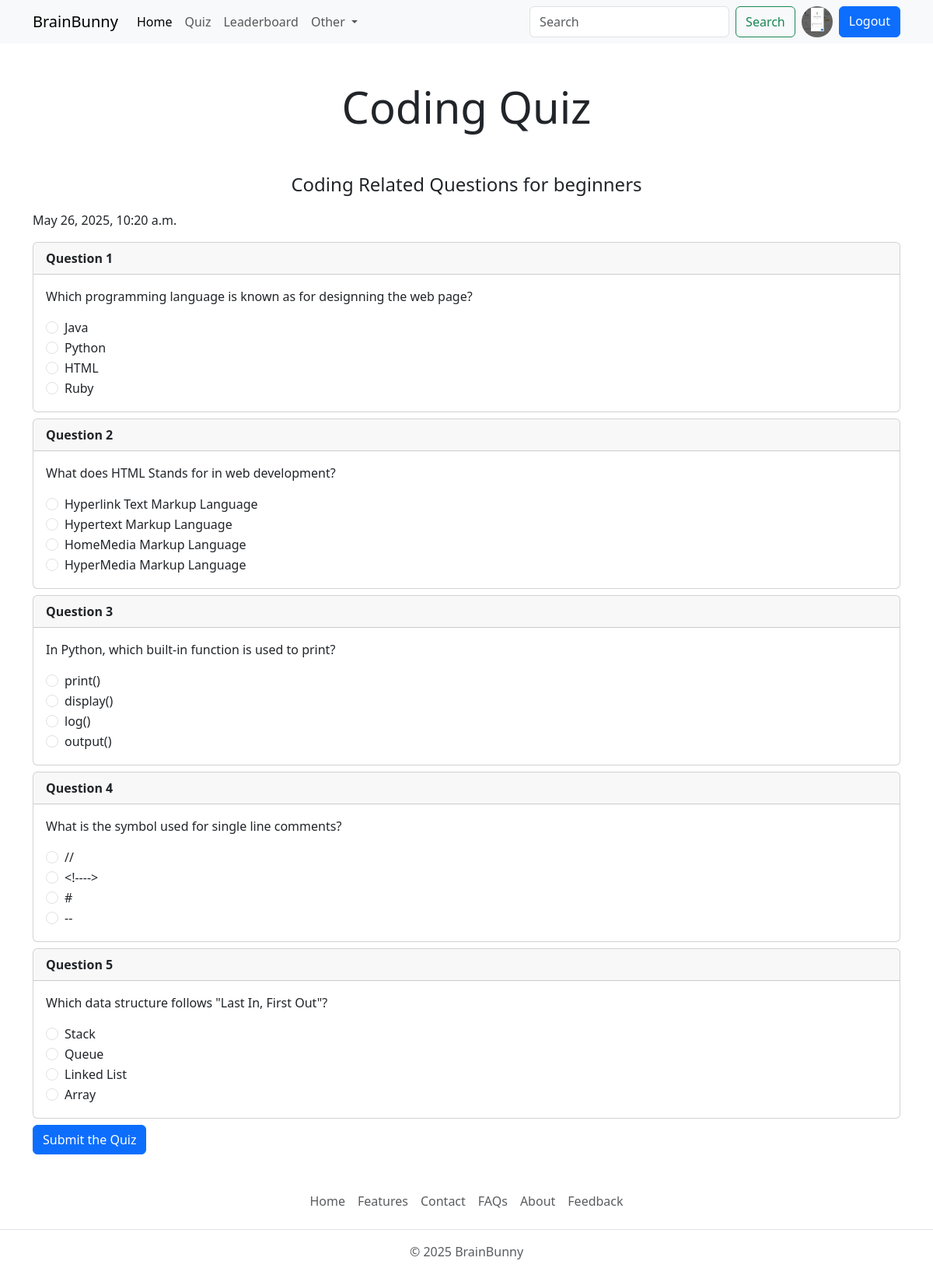
/quiz/1 (signed in), run on the app's committed database.
### account/models.py (models this page shows, shortened)
class Profile(models.Model):
    user = models.OneToOneField(User,on_delete=models.CASCADE,null=True,verbose_name='User Object')  #Define the relationship
    email_address = models.CharField(max_length=55,unique=True,null=True,verbose_name='Email')
    bio = models.TextField( blank=True,null=True)
    profile_image = models.ImageField(upload_to='profile_images',default='user.png',blank=True,null=True,verbose_name='Profile Pic')
    location = models.CharField(max_length=100,blank=True,null=True)
    GENDER = (
            ('Male','Male'),
            ('Female','Female'),
            ('Other','Other'),
    )
    gender = models.CharField(max_length=6,choices=GENDER,blank=True,null=True)

### quiz/models.py (models this page shows, shortened)
class Quiz(models.Model):
    title = models.CharField(max_length=200)
    description = models.TextField()
    category = models.ForeignKey(Category, on_delete = models.CASCADE)
    file = models.FileField(upload_to='quiz/')
    created_at = models.DateTimeField(auto_now_add=True)
    updated_at = models.DateTimeField(auto_now=True)
    class Meta:
        verbose_name_plural = 'Quizzes'

class Question(models.Model):
    quiz = models.ForeignKey(Quiz, on_delete=models.CASCADE)
    text =  models.TextField()

class Choice(models.Model):
    question = models.ForeignKey(Question,on_delete=models.CASCADE)
    text = models.TextField(max_length=255)
    is_correct = models.BooleanField(default=False)

### quiz/views.py (the view, shortened to what this page needs)
# urls.py: path('<int:quiz_id>',views.quiz_view,name = 'quiz'),
@login_required(login_url='login')
def quiz_view(request,quiz_id):
    user_object = User.objects.get(username = request.user)
    user_profile = Profile.objects.get(user = user_object)
    quiz = Quiz.objects.filter(id = quiz_id).first()
    total_questions =  quiz.question_set.all().count()
    if quiz!=None:
        context = {"user_profile" : user_profile,"quiz" : quiz}
    else:
        return redirect('all_quiz')
    return render(request,'quiz.html',context)

### templates/quiz.html (shortened to what this page needs)
{% extends "index.html" %}
{% block content %}
    <h2 class="display-4 text-center my-5">{{quiz.title}}</h2>
    <p class="fs-4 text-center container ">{{quiz.description}}</p>
    <div class="container ">
        <div class="d-flex justify-content-between">
            <span class="fs-6">{{quiz.created_at}}</span>
        </div>
        <div class="questions my-3">
            {% for question in quiz.question_set.all %}
            <div class="card mb-2 question">
                <div class="card-header fw-bold">
                    Question {{forloop.counter}}
                </div>
                <div class="card-body">
                    <p class="card-text">{{question.text}}</p>
                    {% for option in question.choice_set.all  %}
                    <div class="form-check">
                        <input class="form-check-input" type="radio" value="{{option.text}}" name="{{option.question.id}}" id="{{option.id}}">
                        <label class="form-check-label" for="{{option.id}}">
                            {{option.text}}
                        </label>
                    </div>
                    {% endfor %}
                </div>
            </div>
            {% endfor %}
            <form action="" method="post" id="quiz-form">
                <button type="submit" class="btn btn-primary" id = "submit-button">Submit the Quiz</button>
            </form>
        </div>
    </div>
{% endblock content %}

### templates/index.html (shortened to what this page needs)
{% load static %}
<!DOCTYPE html>
<html lang="en">
<head>
    <link href="https://cdn.jsdelivr.net/npm/bootstrap@5.3.6/dist/css/bootstrap.min.css" rel="stylesheet"
>
    <link rel="stylesheet" href="{% static "css/style.css" %}">
    <link rel="stylesheet" href="https://cdnjs.cloudflare.com/ajax/libs/bootstrap-icons/1.11.3/font/bootstrap-icons.min.css" />
</head>
<body>
    {% include "components/navbar.html" %}
    {% block content %}
    {% endblock content %}
    {% include "components/footer.html" %}
</body>
</html>

### templates/components/navbar.html (shortened to what this page needs)
    <nav class="navbar navbar-expand-lg bg-body-tertiary d-none d-lg-block">
        <div class="container">
            <a class="navbar-brand" href="{% url 'home' %}">BrainBunny</a>
            <div class="collapse navbar-collapse" id="navbarSupportedContent">
                <ul class="navbar-nav me-auto mb-2 mb-lg-0">
                    <li class="nav-item">
                        <a class="nav-link active" aria-current="page" href="{% url 'home' %}">Home</a>
                    </li>
                    <li class="nav-item">
                        <a class="nav-link" href="{% url "all_quiz" %}">Quiz</a>
                    </li>
                    <li class="nav-item">
                        <a class="nav-link" href="#">Leaderboard</a>
                    </li>
                    <li class="nav-item dropdown">
                        <a class="nav-link dropdown-toggle" href="#" role="button" data-bs-toggle="dropdown"
                            aria-expanded="false">
                            Other
                        </a>
                    </li>
                </ul>
                <form class="d-flex" role="search">
                    <input class="form-control me-2" type="search" placeholder="Search" aria-label="Search" />
                    <button class="btn btn-outline-success" type="submit">Search</button>
                    {% if request.user.is_authenticated %}
                    <a href="{% url 'profile' request.user.username %}" class=" ms-2  ">
                        <img src = "{{user_profile.profile_image.url}}" alt = "Profile Imaage" height = "40" width = "40" class =  "rounded-circle">
                    </a>
                    <a href="{% url 'logout' %}" class="btn btn-primary ms-2  ">Logout</a>
                    {% else %}
                    <a href="{% url 'login' %}" class="btn btn-primary ms-2  ">Login</a>
                    {% endif %}
                </form>
            </div>
        </div>
    </nav>

### templates/components/footer.html
        <footer class="py-3 my-4">
            <ul class="nav justify-content-center border-bottom pb-3 mb-3">
                <li class="nav-item"><a href="{% url 'home' %}" class="nav-link px-2 text-body-secondary">Home</a></li>
                <li class="nav-item"><a href="#" class="nav-link px-2 text-body-secondary">Features</a></li>
                <li class="nav-item"><a href="#" class="nav-link px-2 text-body-secondary">Contact</a></li>
                <li class="nav-item"><a href="#" class="nav-link px-2 text-body-secondary">FAQs</a></li>
                <li class="nav-item"><a href="#" class="nav-link px-2 text-body-secondary">About</a></li>
                <li class="nav-item"><a href="#" class="nav-link px-2 text-body-secondary">Feedback</a></li>
            </ul>
            <p class="text-center text-body-secondary">© 2025 BrainBunny</p>
        </footer>

### data on the page
Profile: profile_image (picture)
Quiz: title "Coding Quiz", description "Coding Related Questions for beginners", created_at "May 26, 2025, 10:20 a.m."
Question: text "Which programming language is known as for designning the web page?"
Choice: text "Java"
Choice: text "Python"
Choice: text "HTML"
Choice: text "Ruby"
Question: text "What does HTML Stands for in web development?"
Choice: text "Hyperlink Text Markup Language"
Choice: text "Hypertext Markup Language"
Choice: text "HomeMedia Markup Language"
Choice: text "HyperMedia Markup Language"
Question: text "In Python, which built-in function is used to print?"
Choice: text "print()"
Choice: text "display()"
Choice: text "log()"
Choice: text "output()"
Question: text "What is the symbol used for single line comments?"
Choice: text "//"
Choice: text "<!---->"
Choice: text "#"
Choice: text "--"
Question: text "Which data structure follows \"Last In, First Out\"?"
Choice: text "Stack"
Choice: text "Queue"
Choice: text "Linked List"
Choice: text "Array"
